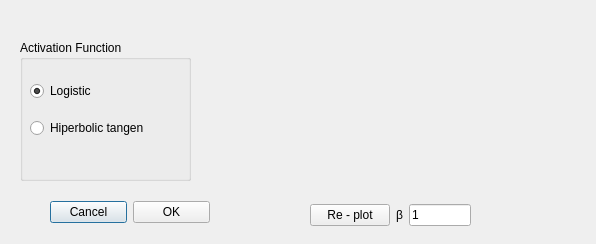
<?xml version="1.0" encoding="UTF-8"?>
<ui version="4.0">
 <class>NeuronSettingsDialog</class>
 <widget class="QDialog" name="NeuronSettingsDialog">
  <property name="geometry">
   <rect>
    <x>0</x>
    <y>0</y>
    <width>596</width>
    <height>244</height>
   </rect>
  </property>
  <property name="windowTitle">
   <string>Dialog</string>
  </property>
  <widget class="QGroupBox" name="groupBox">
   <property name="geometry">
    <rect>
     <x>20</x>
     <y>40</y>
     <width>171</width>
     <height>141</height>
    </rect>
   </property>
   <property name="title">
    <string>Activation Function</string>
   </property>
   <widget class="QWidget" name="verticalLayoutWidget">
    <property name="geometry">
     <rect>
      <x>10</x>
      <y>30</y>
      <width>113</width>
      <height>80</height>
     </rect>
    </property>
    <layout class="QVBoxLayout" name="verticalLayout">
     <item>
      <widget class="QRadioButton" name="logisticRadioButton">
       <property name="text">
        <string>Logistic</string>
       </property>
       <property name="checked">
        <bool>true</bool>
       </property>
      </widget>
     </item>
     <item>
      <widget class="QRadioButton" name="tanghRadioButton">
       <property name="text">
        <string>Hiperbolic tangens</string>
       </property>
      </widget>
     </item>
    </layout>
   </widget>
  </widget>
  <widget class="QWidget" name="horizontalLayoutWidget_2">
   <property name="geometry">
    <rect>
     <x>50</x>
     <y>200</y>
     <width>160</width>
     <height>25</height>
    </rect>
   </property>
   <layout class="QHBoxLayout" name="horizontalLayout_2">
    <item>
     <widget class="QPushButton" name="pushButton_2">
      <property name="text">
       <string>Cancel</string>
      </property>
     </widget>
    </item>
    <item>
     <widget class="QPushButton" name="pushButton">
      <property name="text">
       <string>OK</string>
      </property>
     </widget>
    </item>
   </layout>
  </widget>
  <widget class="QCustomPlot" name="customPlot" native="true">
   <property name="geometry">
    <rect>
     <x>210</x>
     <y>30</y>
     <width>361</width>
     <height>161</height>
    </rect>
   </property>
  </widget>
  <widget class="QWidget" name="horizontalLayoutWidget_3">
   <property name="geometry">
    <rect>
     <x>310</x>
     <y>200</y>
     <width>161</width>
     <height>31</height>
    </rect>
   </property>
   <layout class="QHBoxLayout" name="horizontalLayout_3">
    <item>
     <widget class="QPushButton" name="pushButton_3">
      <property name="text">
       <string>Re - plot</string>
      </property>
     </widget>
    </item>
    <item>
     <layout class="QHBoxLayout" name="horizontalLayout">
      <item>
       <widget class="QLabel" name="label">
        <property name="text">
         <string>&lt;html&gt;&lt;head/&gt;&lt;body&gt;&lt;p&gt;&lt;span style=&quot; font-family:'SBL BibLit,SBL Greek,DejaVu Sans,DejaVu Serif,FreeSerif,FreeSans,Athena,Gentium Plus,Gentium,Palatino Linotype,Arial Unicode MS,Lucida Sans Unicode,Lucida Grande,Code2000,sans-serif';&quot;&gt;β&lt;/span&gt;&lt;/p&gt;&lt;/body&gt;&lt;/html&gt;</string>
        </property>
       </widget>
      </item>
      <item>
       <spacer name="horizontalSpacer">
        <property name="orientation">
         <enum>Qt::Horizontal</enum>
        </property>
        <property name="sizeHint" stdset="0">
         <size>
          <width>40</width>
          <height>20</height>
         </size>
        </property>
       </spacer>
      </item>
      <item>
       <widget class="QLineEdit" name="betaTextBox">
        <property name="text">
         <string>1</string>
        </property>
       </widget>
      </item>
     </layout>
    </item>
   </layout>
  </widget>
 </widget>
 <customwidgets>
  <customwidget>
   <class>QCustomPlot</class>
   <extends>QWidget</extends>
   <header>qcustomplot.h</header>
   <container>1</container>
  </customwidget>
 </customwidgets>
 <resources/>
 <connections>
  <connection>
   <sender>pushButton_3</sender>
   <signal>clicked()</signal>
   <receiver>NeuronSettingsDialog</receiver>
   <slot>plot()</slot>
   <hints>
    <hint type="sourcelabel">
     <x>288</x>
     <y>185</y>
    </hint>
    <hint type="destinationlabel">
     <x>229</x>
     <y>127</y>
    </hint>
   </hints>
  </connection>
 </connections>
 <slots>
  <slot>plot()</slot>
 </slots>
</ui>
